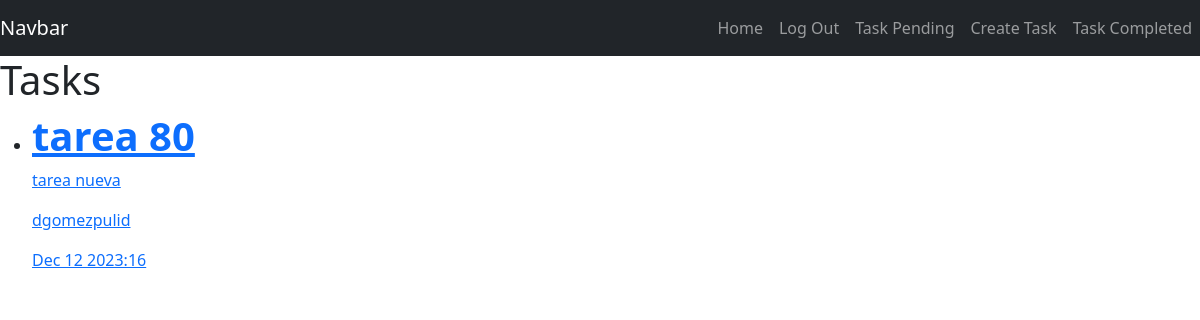
The app's page /tasks_completed/ (signed in), older data.
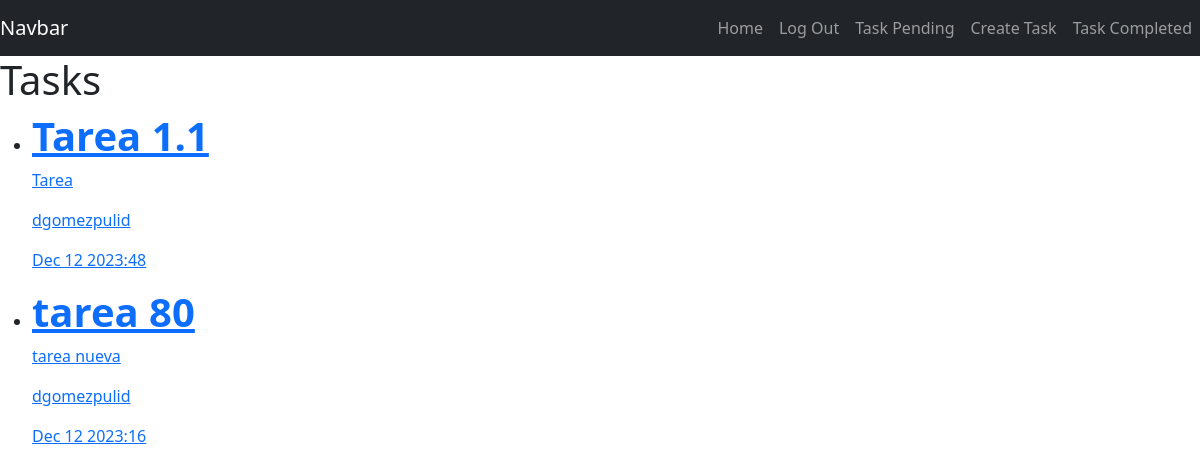
The same page, newer data.
### tasks/models.py (models this page shows, shortened)
class Task(models.Model):
    title = models.CharField(max_length=200)
    description = models.TextField(blank=True)
    created = models.DateTimeField(auto_now_add=True)
    datecompleted = models.DateTimeField(null=True, blank=True)
    important = models.BooleanField(default=False)
    user = models.ForeignKey(User, on_delete=models.CASCADE)

### tasks/views.py (the view)
# urls.py: path("tasks_completed/", views.tasks_completed, name="tasks_completed"),
@login_required
def tasks_completed(request):
    tasks = Task.objects.filter(
        user=request.user, datecompleted__isnull=False
    ).order_by("-datecompleted")
    return render(request, "tasks.html", {"tasks": tasks})

### tasks/templates/tasks.html
{% extends 'layouts/base.html' %}
{% block content %}
  <h1>Tasks</h1>
  <ul>
    {% for task in tasks %}
      <li>
        <a href="{% url 'task_detail' task.id %}">
          {% if task.important %}
            <h1><strong>{{ task.title }}</strong></h1>
          {% else %}
            <h1>{{ task.title }}</h1>
          {% endif %}
          <p>{{ task.description }}</p>
          <p>{{ task.user.username }}</p>
          <p>{{ task.datecompleted|date:'M j Y:i' }}</p>
        </a>
      </li>
    {% endfor %}
  </ul>
{% endblock %}

### tasks/templates/layouts/base.html (shortened to what this page needs)
<!DOCTYPE html>
<html lang="en">
  <head>
    <link href="https://cdn.jsdelivr.net/npm/bootstrap@5.3.2/dist/css/bootstrap.min.css" rel="stylesheet" />
  </head>
  <body>
    <nav class="navbar navbar-expand-lg navbar-dark bg-dark">
      <a class="navbar-brand" href="#">Navbar</a>
      <div class="collapse navbar-collapse" id="navbarNav">
        <ul class="navbar-nav ms-auto">
          <li class="nav-item active">
            <a class="nav-link" href="/">Home</a>
          </li>
          {% if user.is_authenticated %}
            <li class="nav-item active">
              <a class="nav-link" href="/signout">Log Out</a>
            </li>
            <li class="nav-item active">
              <a class="nav-link" href="{% url 'tasks' %}">Task Pending</a>
            </li>
            <li class="nav-item active">
              <a class="nav-link" href="/create_task">Create Task</a>
            </li>
            <li class="nav-item active">
              <a class="nav-link" href="{% url 'tasks_completed' %}">Task Completed</a>
            </li>
          {% endif %}
        </ul>
      </div>
    </nav>
    {% block content %}
    {% endblock %}
  </body>
</html>

Row changes from the older to the newer data that the page shows:
added Task: title "Tarea 1.1", description "Tarea", user.username "dgomezpulid", datecompleted "Dec 12 2023:48"
